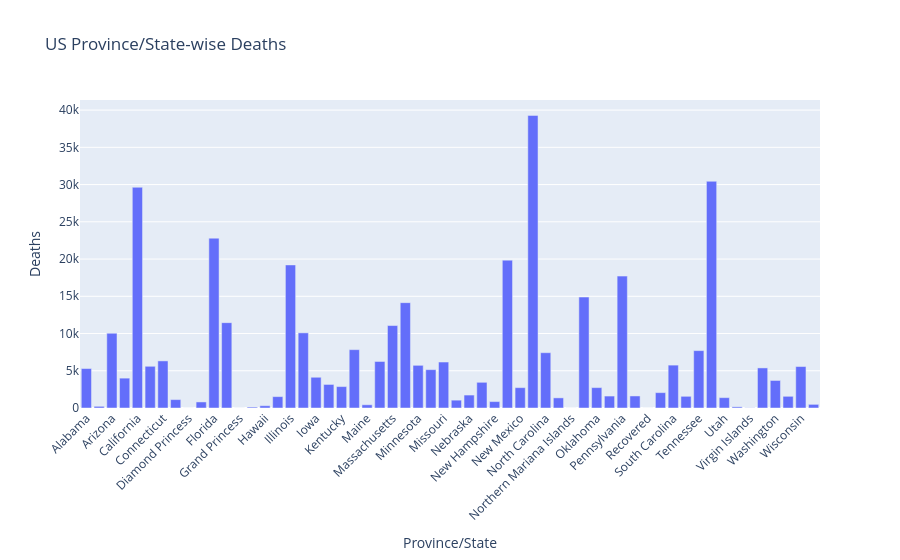

Notebook code cell kept with this figure:
### Code cell
country = 'US'
state_deaths = (
    covid_data[covid_data['Country_Region'] == country]
      .groupby('Province_State', as_index=False)['Deaths']
      .sum()
)

fig = px.bar(
    state_deaths,
    x='Province_State',
    y='Deaths',
    title=f'{country} Province/State-wise Deaths',
    labels={'Province_State': 'Province/State', 'Deaths': 'Deaths'}
)
fig.update_layout(xaxis_tickangle=-45, yaxis_title='Deaths')
fig.show()

### Figure 1 — Plotly figure (JSON) as saved in the notebook; plotly's stock layout.template omitted (floating-point values rounded to 4 significant figures)
{"data": [{"hovertemplate": "Province/State=%{x}<br>Deaths=%{y}<extra></extra>", "legendgroup": "", "marker": {"color": "#636efa", "pattern": {"shape": ""}}, "name": "", "orientation": "v", "showlegend": false, "textposition": "auto", "type": "bar", "x": ["Alabama", "Alaska", "Arizona", "Arkansas", "California", "Colorado", "Connecticut", "Delaware", "Diamond Princess", "District of Columbia", "Florida", "Georgia", "Grand Princess", "Guam", "Hawaii", "Idaho", "Illinois", "Indiana", "Iowa", "Kansas", "Kentucky", "Louisiana", "Maine", "Maryland", "Massachusetts", "Michigan", "Minnesota", "Mississippi", "Missouri", "Montana", "Nebraska", "Nevada", "New Hampshire", "New Jersey", "New Mexico", "New York", "North Carolina", "North Dakota", "Northern Mariana Islands", "Ohio", "Oklahoma", "Oregon", "Pennsylvania", "Puerto Rico", "Recovered", "Rhode Island", "South Carolina", "South Dakota", "Tennessee", "Texas", "Utah", "Vermont", "Virgin Islands", "Virginia", "Washington", "West Virginia", "Wisconsin", "Wyoming"], "xaxis": "x", "y": [5299, 224, 10036, 4010, 29638, 5600, 6324, 1128, 0, 813, 22804, 11457, 3, 124, 308, 1528, 19210, 10089, 4127, 3164, 2876, 7833, 432, 6246, 11071, 14145, 5731, 5146, 6173, 1054, 1737, 3450, 862, 19854, 2732, 39288, 7425, 1360, 2, 14899, 2738, 1603, 17710, 1616, 0, 2062, 5758, 1570, 7704, 30441, 1390, 156, 24, 5381, 3698, 1570, 5567, 489], "yaxis": "y"}], "layout": {"barmode": "relative", "legend": {"tracegroupgap": 0}, "title": {"text": "US Province/State-wise Deaths"}, "xaxis": {"anchor": "y", "domain": [0, 1], "tickangle": -45, "title": {"text": "Province/State"}}, "yaxis": {"anchor": "x", "domain": [0, 1], "title": {"text": "Deaths"}}}}
